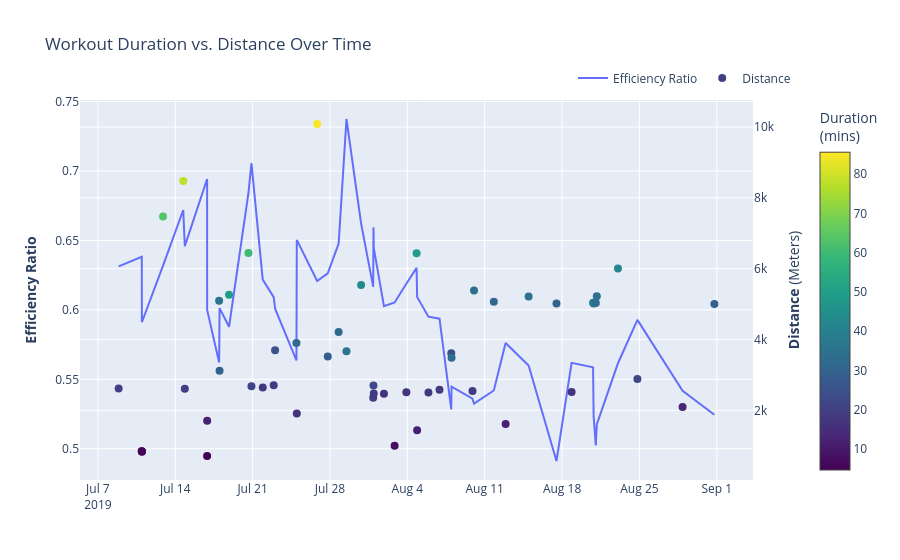

The cell this chart's notebook holds for it:
### Markdown cell above
## Analysis: Workout Duration vs. Distance Over Time

From the previous analysis, we thought it would be valuable to examine whether the professor was covering greater distances as his heart rate and cadence improved, rather than simply running shorter routes. By analyzing workout duration alongside total distance over time, we can evaluate whether his lower heart rate reflects genuine cardiovascular gains, such as maintaining a higher pace over longer distances at a lower physiological cost

### Code cell
#update the new dataframe with duration and distance for plotting
run_daily_efficiency = df_runs.groupby('datafile').agg(
    timestamp=('timestamp','first'),
    total_distance=('distance','max'),
    cadence_hr_ratio=('candence_hr_ratio','mean'),
    event_duration=('timestamp',np.ptp)).reset_index()

run_daily_efficiency['event_duration'] = run_daily_efficiency['event_duration'].dt.total_seconds() / 60

run_daily_efficiency = run_daily_efficiency.sort_values('timestamp')

# print(run_daily_efficiency)

fig = make_subplots(specs=[[{"secondary_y":True}]])

#add the first Scatter plot with lines to the graphs as a trace in plotly
fig.add_trace(
    go.Scatter(
        x=run_daily_efficiency['timestamp'],
        y=run_daily_efficiency['cadence_hr_ratio'],
        name='Efficiency Ratio',
        mode='lines',
        # line='ols'
    ),
    secondary_y=False
)

#add the second scatter plot without lines to the graph as a trace in plotly to the second y axis
fig.add_trace(
    go.Scatter(
        x=run_daily_efficiency['timestamp'],
        y=run_daily_efficiency['total_distance'],
        name="Distance",
        mode='markers',
        line=dict(color='darkorange', width=2),
        marker=dict(
            color=run_daily_efficiency['event_duration'],
            colorscale='Viridis',
            size=8,
            showscale=True,
            colorbar=dict(title="Duration<br>(mins)")
        )
    ),
    secondary_y=True
)


# 4. Format the layout and axis titles
fig.update_layout(
    title_text="Workout Duration vs. Distance Over Time",
    hovermode="x unified", # Consolidates hover info for both metrics into one box
    legend=dict(
        orientation="h",
        yanchor="bottom",
        y=1.02,
        xanchor="right",
        x=1
    )
)

# Label the left y-axis
fig.update_yaxes(title_text="<b>Efficiency Ratio", secondary_y=False)

# Label the right y-axis
fig.update_yaxes(title_text="<b>Distance</b> (Meters)", secondary_y=True)

fig.show()
